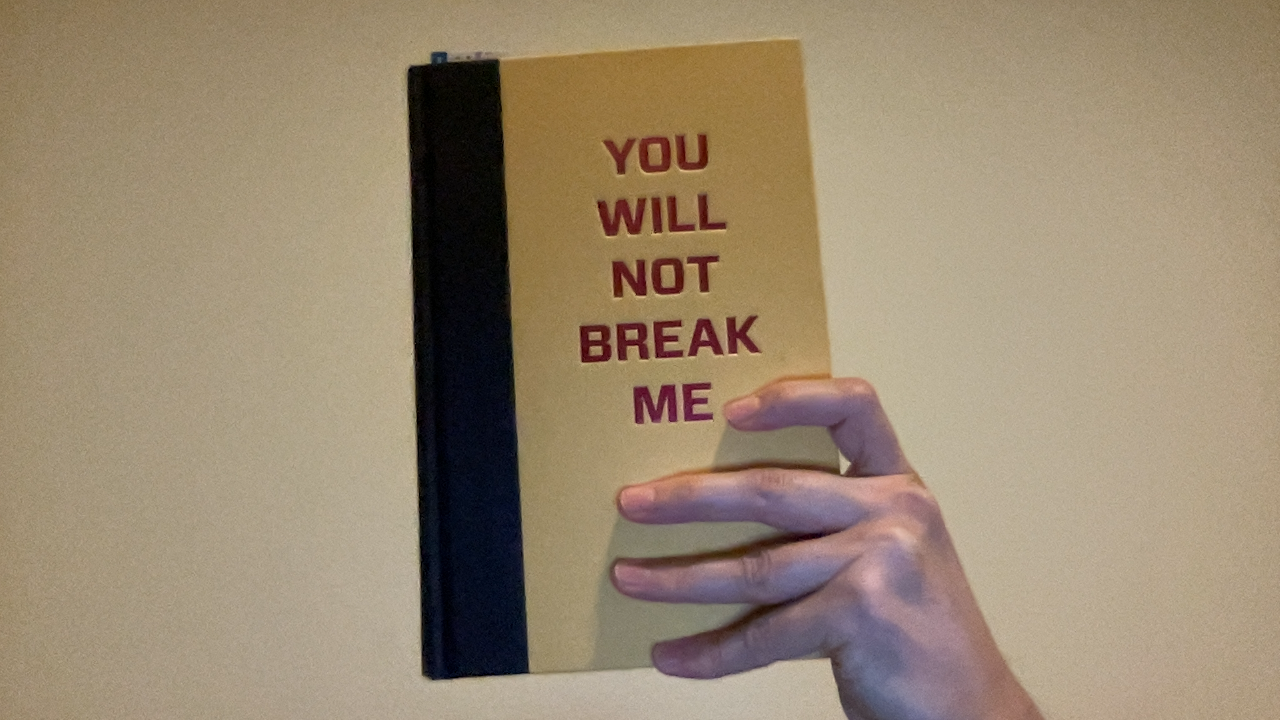
#> input picture examples/assets/book_img.png, 1280 x 720 px
$ python -i PatternMaker.py   (imports and definitions only)
#> lines starting #> are read from the running program, lines starting #| are printed output that depends on the picture
from tkinter import Image
from turtle import width
import numpy as np
import cv2
from PIL import Image, ImageFilter, ImageDraw
import cv2
from typing import Union, Tuple


class PatternMaker:
    sharp_kernel = np.array([[0, -1, 0],
                   [-1, 5, -1],
                   [0, -1, 0]])

    def __init__(self):
        pass  # No initialization needed for now


    # [20 lines left out: function create_checkerboard, not called in this run]


    @staticmethod
    def make_turing(image: Image.Image, rep: int = 20, radius: int = 5,
                    sharpen_percent: int = 300, as_rgb: bool = False
                    ) -> Union[Image.Image, np.ndarray]:
        """
        Applies Turing pattern effect to an existing image.
        Args:
            image (PIL.Image): The input image.
            rep (int): Number of times to apply the blur and sharpen filters.
            radius (int): Radius for the blur and sharpen filters.
            sharpen_percent (int): Percent for the sharpen filter. """
        if isinstance(image, np.ndarray):
            img = Image.fromarray(image)
        for _ in range(rep):
            img = img.filter(ImageFilter.BoxBlur(radius=radius))
            img = img.filter(ImageFilter.UnsharpMask(radius=radius, percent=sharpen_percent, threshold=0))
        if as_rgb:
            img = cv2.cvtColor(np.array(img).astype(np.uint8), cv2.COLOR_GRAY2RGB)
        return img


    # [170 lines left out: functions make_turing_cv2, create_turing_pattern, create_turing_image, draw_circle, draw_rect, draw_triangle, not called in this run]

>>> import cv2
>>> picture = cv2.imread('../examples/assets/book_img.png')
#> picture is the input picture: shape (720, 1280, 3); mean B, G, R 113.1, 136.7, 153.8
>>> result = PatternMaker().make_turing(picture)
#> the loop in make_turing, `for _ in range(rep):` made 20 passes
#> pass 1, in make_turing, `img = img.filter(ImageFilter.BoxBlur(radius=radius))`:
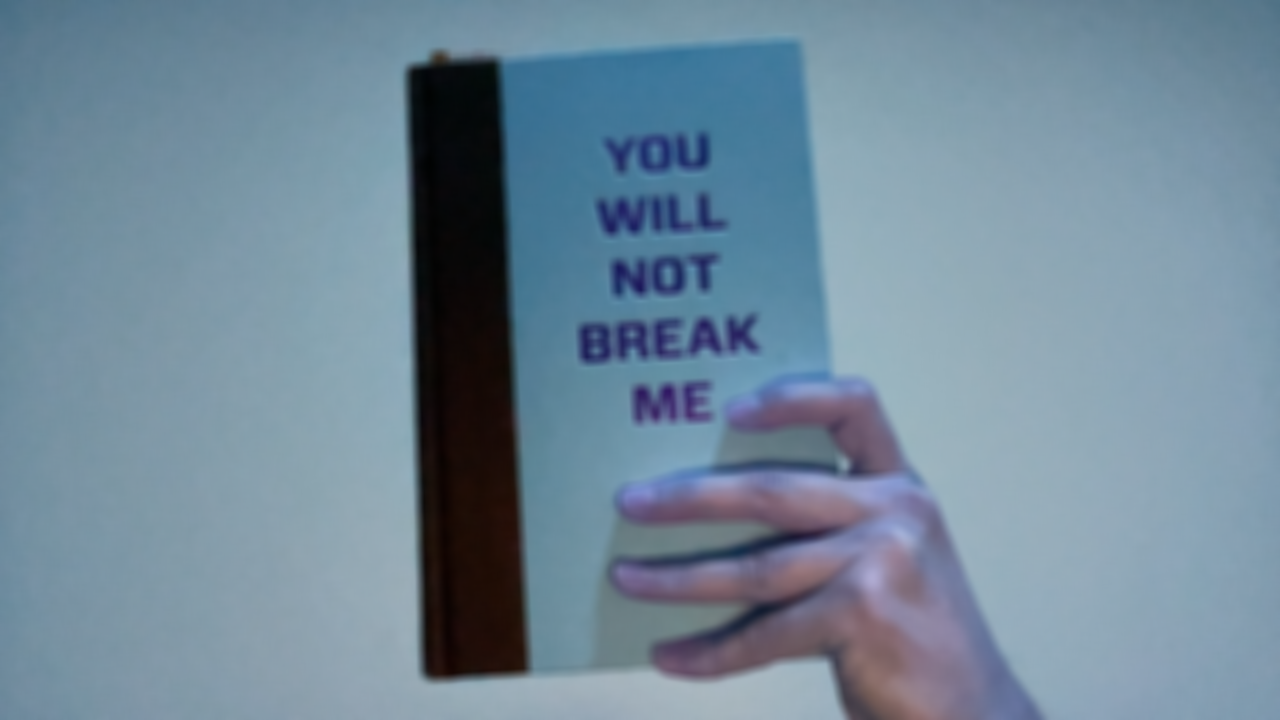
#> img: PIL image 1280x720 RGB; mean R, G, B 113.1, 136.7, 153.8
#> pass 1, in make_turing, `img = img.filter(ImageFilter.UnsharpMask(radius=radius, percent=sharpe..`:
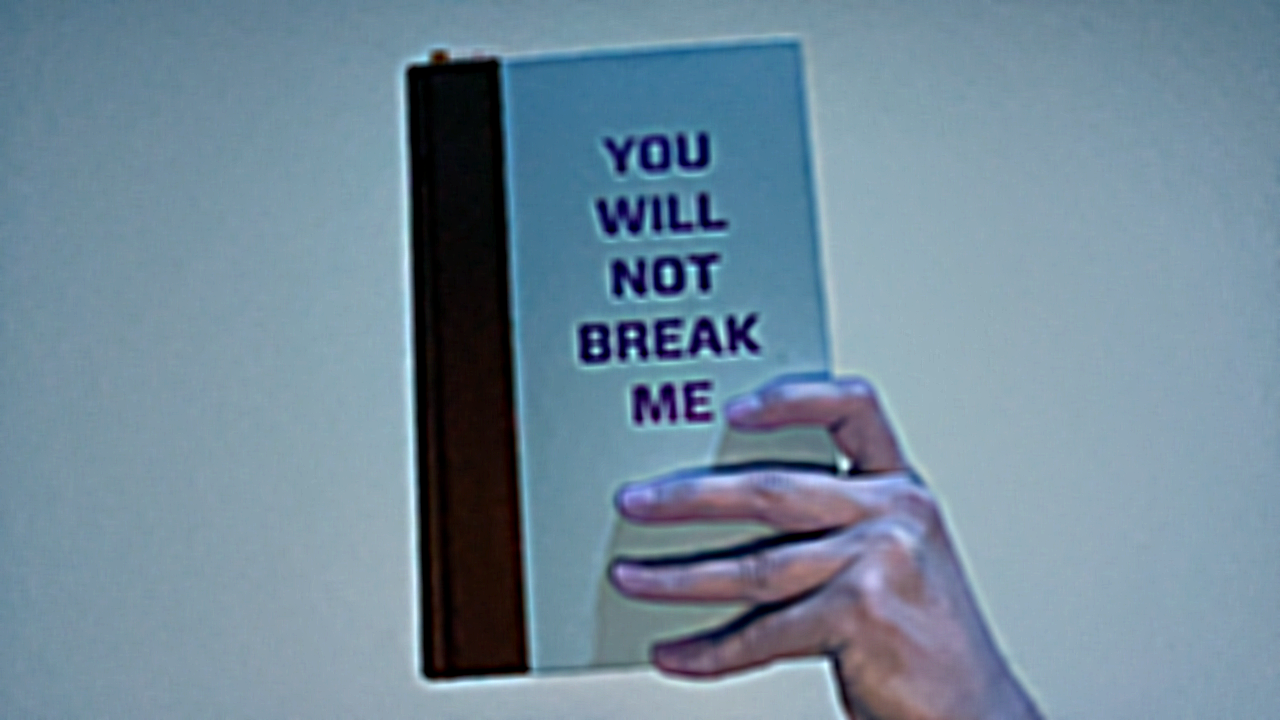
#> img: PIL image 1280x720 RGB; mean R, G, B 113.3, 137.1, 154.1
#> pass 2, in make_turing, `img = img.filter(ImageFilter.UnsharpMask(radius=radius, percent=sharpe..`:
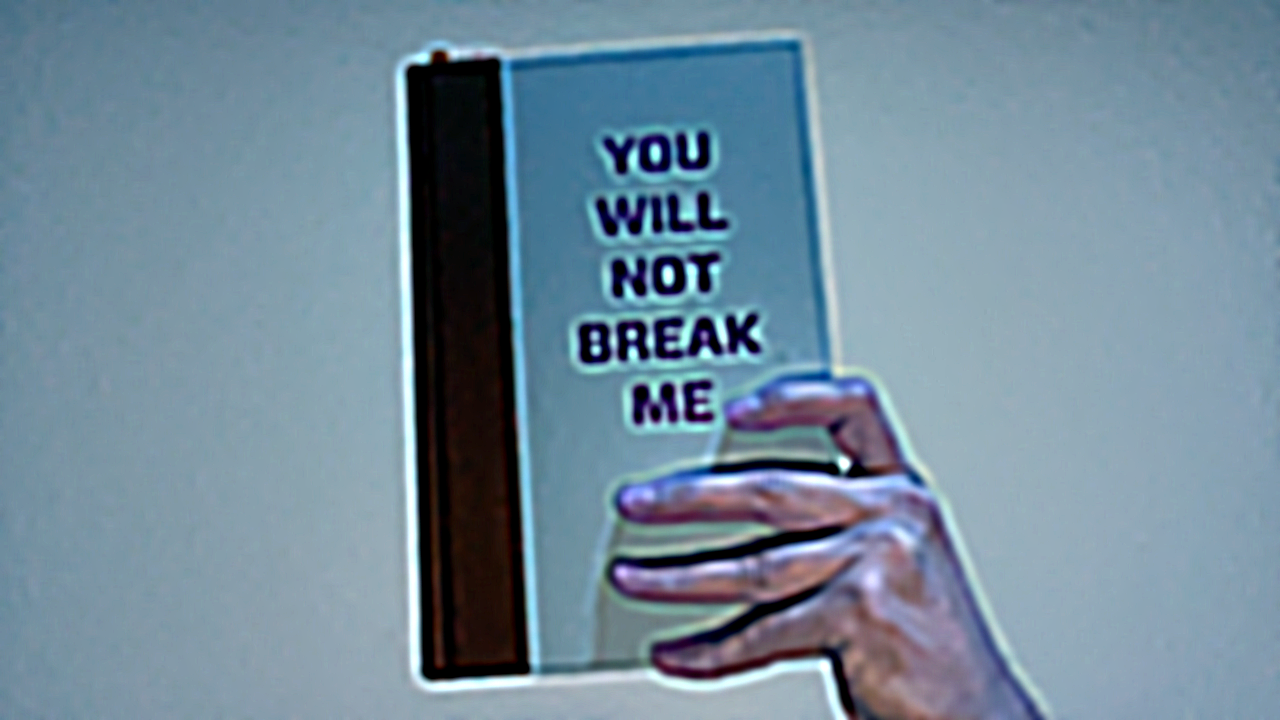
#> img: PIL image 1280x720 RGB; mean R, G, B 114.1, 138.1, 154.6
#> after the loop in make_turing, `for _ in range(rep):`:
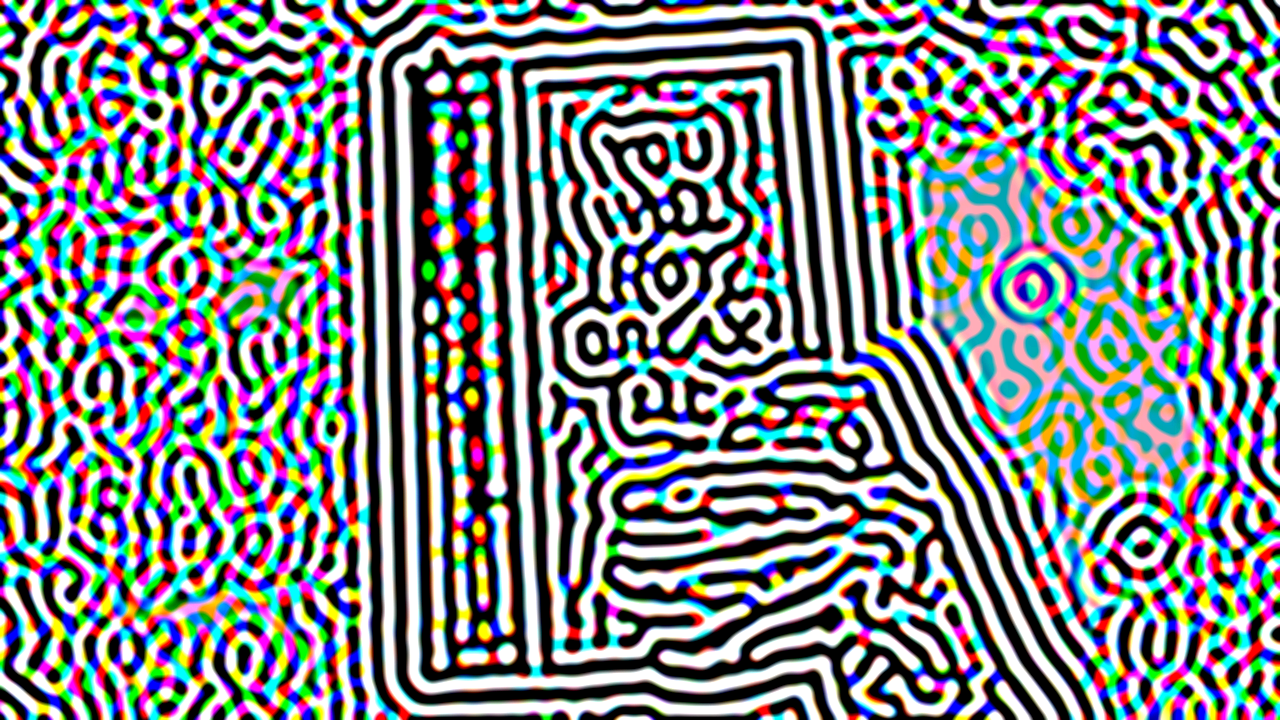
#> img: PIL image 1280x720 RGB; mean R, G, B 126, 131.9, 132.6
